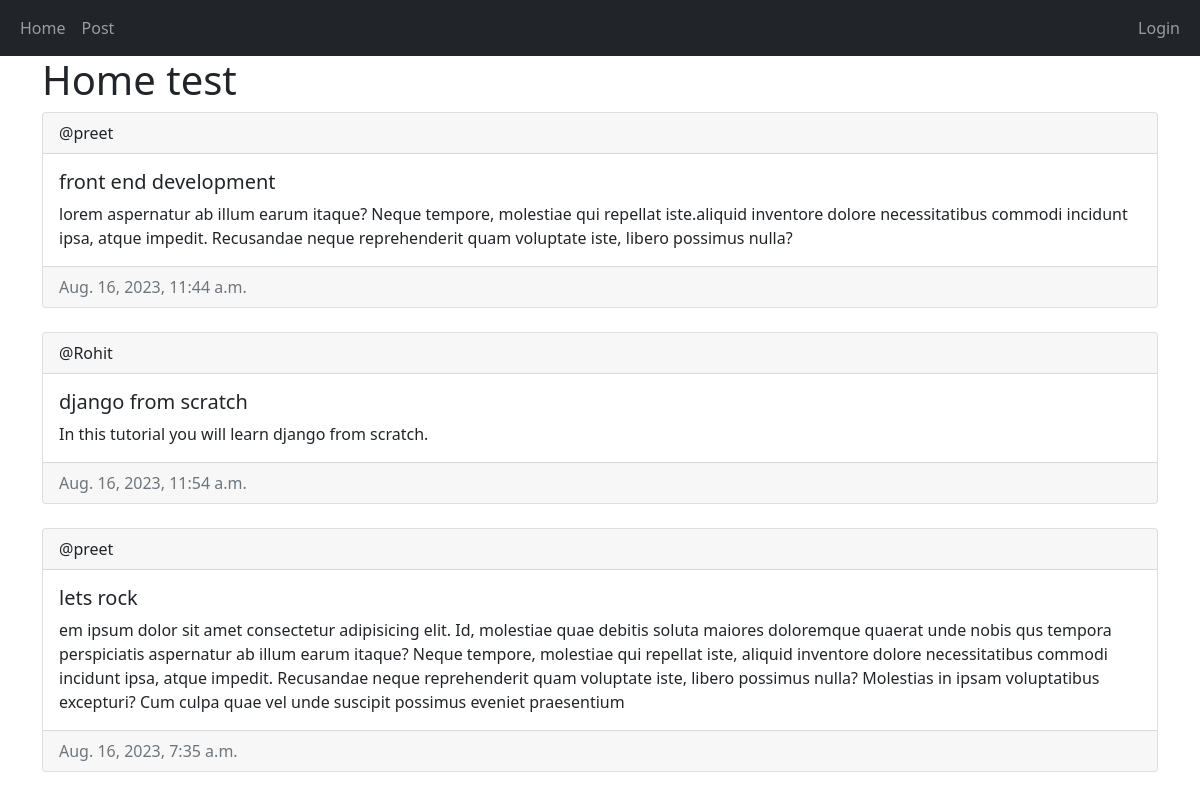
/, run on an earlier commit of the app's database.
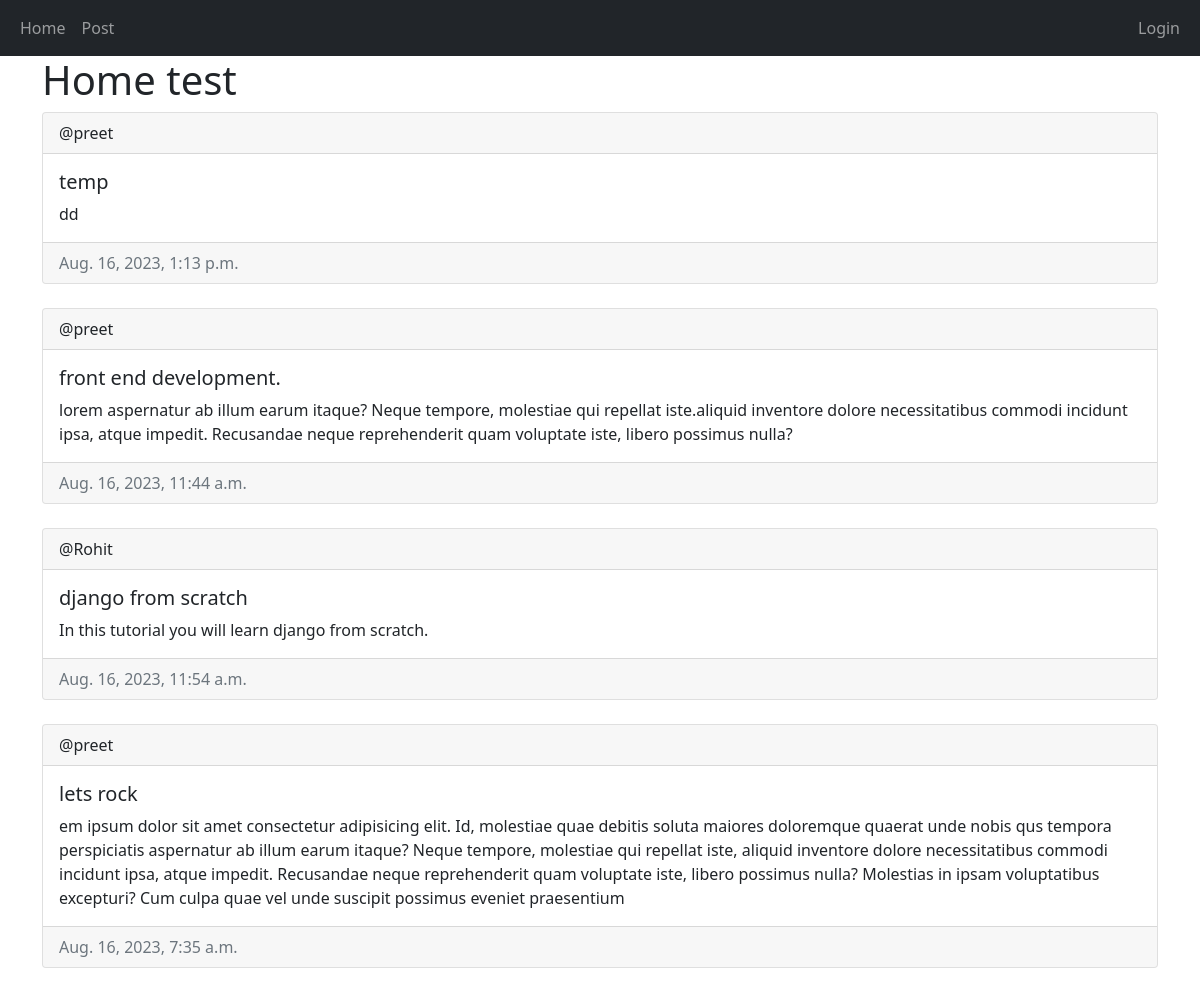
And on a later commit of the database.
### base/models.py (models this page shows, shortened)
class Post(models.Model):
    creator = models.ForeignKey(User, on_delete = models.CASCADE)
    title = models.CharField(max_length = 200)
    content = models.TextField()
    created = models.DateTimeField(auto_now_add = True)
    updated = models.DateTimeField(auto_now = True)
    class Meta:
        ordering = ["-updated","-created"]

### base/views.py (the view)
# urls.py: 2. Add a URL to urlpatterns:  path('', views.home, name='home')
def home(request):
    posts = Post.objects.all()
    context = {'posts': posts}
    return render(request,'base/home.html' ,context)

### base/templates/base/home.html (shortened to what this page needs)
{% extends 'main.html' %}
{%block content %}
<h1>Home test</h1>
{% for post in posts %}
<div class="card">
    <div class="card-header">
        <span>@{{post.creator}}</span>
    </div>
    <div class="card-body">
        <h5 class="card-title">{{post.title}}</h5>
        <p class="card-text">{{post.content}}</p>
    </div>
    <div class="card-footer text-muted">
        {{post.created}}
    </div>
</div>
<br>
{% endfor %}
{%endblock %}

What changed in the data, as far as the page shows it:
added Post: creator "preet", title "temp", content "dd", created "Aug. 16, 2023, 1:13 p.m."
changed Post: title "front end development" → "front end development."
